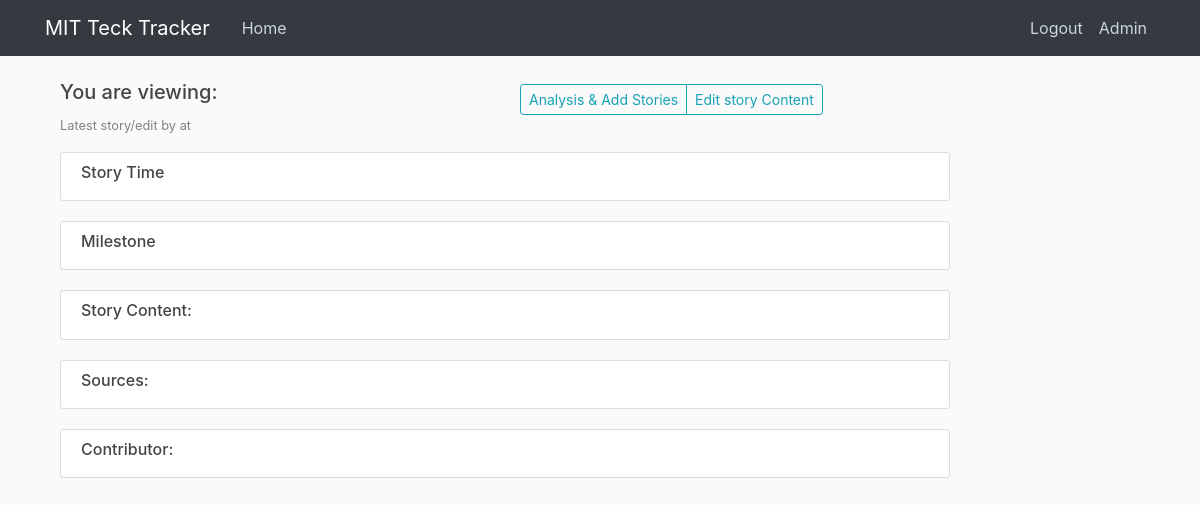
The page /view_log/8 (signed in) on the database as committed earlier.
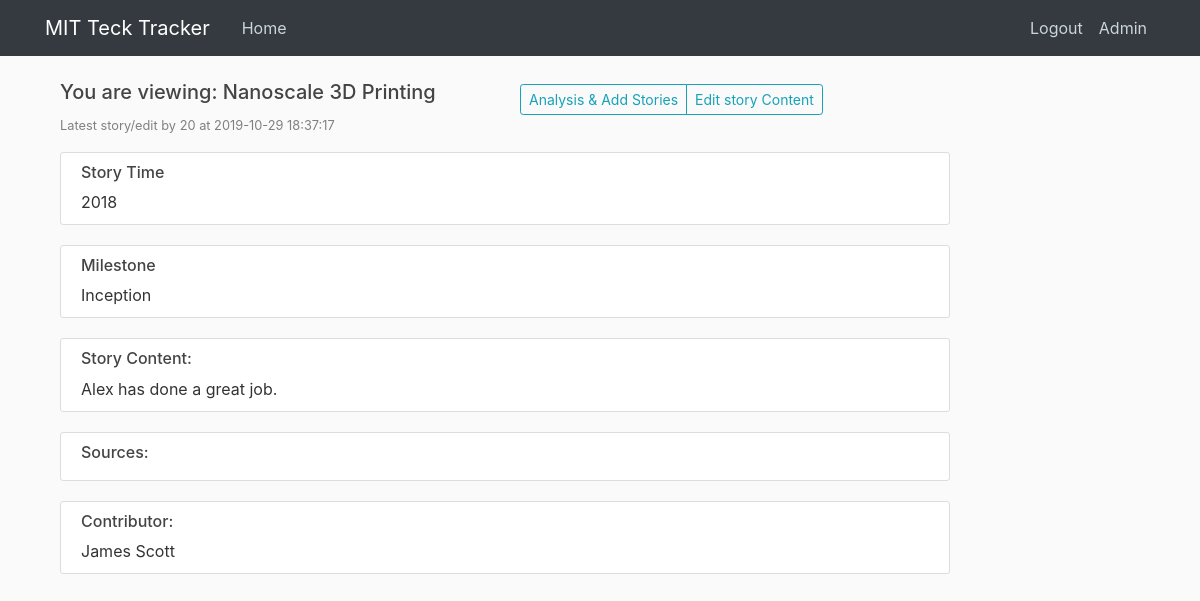
The same page on the database as committed later.
### tables this page shows
CREATE TABLE tech_story_log (
  log_s_id integer PRIMARY KEY autoincrement,
  contributor integer NOT NULL,
  contribute_time timestamp without time zone NOT NULL,
  tech_name text NOT NULL,
  story_year integer NOT NULL,
  story_date text,
  story_content text NOT NULL,
  milestone text NOT NULL,
  sources text,
  change_committed timestamp without time zone
);

CREATE TABLE users (
  user_id integer PRIMARY KEY autoincrement, -- SERIAL PRIMARY KEY,
  username text,
  email text NOT NULL,
  password text NOT NULL,
  can_scout boolean DEFAULT True,
  can_analyse boolean DEFAULT True,
  can_edit boolean DEFAULT False,
  admin boolean DEFAULT False
);

### app.py (the view)
@app.route("/view_log/<log_s_id>", methods = ['GET', 'POST'])
@app.route("/view_log/<log_s_id>/<mode>", methods = ['GET', 'POST'])
def view_log(log_s_id, mode = 'analytics'):
    user = get_current_user()
    if not user:
        return redirect(url_for('login'))
    if user['can_analyse'] == 0:
        flash('No access to TechAnalytics. Please contact administrators', 'danger')
        return redirect(url_for('home'))
    db = get_db()
    story_cur = db.execute('''
                            select *, datetime(contribute_time,'unixepoch') contribute_time_dt
                            from tech_story_log tsl join users
                            on contributor = user_id
                            where log_s_id = ?
                            ''', [log_s_id])
    story = story_cur.fetchone()
    return render_template('view_log.html', title='View Tech Story', user = user, story = story, mode=mode)

### app.py (called while the page is built)
def get_current_user():
    user_result = None
    if 'user' in session:
        user_email = session['user']
        db = get_db()
        user_cur = db.execute('select user_id, email, password, can_scout, can_analyse, can_edit, admin from users where email = ?', [user_email])
        user_result = user_cur.fetchone()
    return user_result

### dbTest.py (called while the page is built)
def connect_db(RowMode=True):
    sql = sqlite3.connect(dbpath)
    if RowMode:
        sql.row_factory = sqlite3.Row
    else:
        sql.row_factory = lambda cursor, row: row[0]
    return sql

def get_db():
    if not hasattr(g, 'sqlite3_db'):
        g.sqlite_db = connect_db()
    return g.sqlite_db

### templates/view_log.html (shortened to what this page needs)
{% extends "layout.html" %}
{% from "show_links.html" import show_links %}
{% block nav %}
{{ show_links(user) }}
{% endblock %}
{% block content %}
<div div class="col-lg-12">
  <div class = "row">
    <div class = "col">
      <h5>You are viewing: {{ story['tech_name']}} </h5>
      <p><small><font color="grey">Latest story/edit by {{ story['contributor'] }} at {{ story['contribute_time_dt'] }}</font></small></p>
    </div>
    <div class = "col">
      <div class="btn-group btn-group-sm pull-right mt-1" role="group">
        {% if mode == 'edit' %}
          <a href="{{ url_for('commit_story', log_s_id = story['log_s_id']) }}" role="button"  class="btn {% if user['admin'] == 0 %}  btn-outline-secondary disabled {% else %} btn-outline-info {% endif %}">Commit to the main database</a>
        {% else %}
          <a href="{{ url_for('tech_analytics', tech=story['tech_name']) }}" role="button"  class="btn btn-outline-info ">Analysis & Add Stories</a>
        {% endif %}
        <a href="{{ url_for('edit_log', log_s_id=story['log_s_id']) }}" role="button"  class="btn  {% if user['can_edit'] == 0 %}  btn-outline-secondary disabled {% else %} btn-outline-info {% endif %} pull-right">Edit story Content</a>
      </div>
    </div>
  </div>
    <div class = "content-section">
      <h6>Story Time</h6>
      {{ story['story_year']}} {% if story['story_date'] %} story['story_date'] {% endif %}
    </div>
    <div class = "content-section">
    <h6>Milestone</h6>
      {% if story['milestone'] != 'None' %}  {{ story['milestone'] }} {% else %} This is a non-milestone story {% endif %}
    </div>
    <div class = "content-section">
    <h6>Story Content: </h6>
      {{ story['story_content']}}
    </div>
    <div class = "content-section">
    <h6>Sources: </h6>
    </div>
    <div class = "content-section">
    <h6>Contributor: </h6>
      {{ story['username'] }}
    </div>
</div>
{% endblock content %}

Rows that differ between the two databases and show on the page:
added tech_story_log: tech_name "Nanoscale 3D Printing", contributor "20", story_year "2018", milestone "Inception", story_content "Alex has done a great job."
added users: username "James Scott"
Other text that changed with them:
{{ story['contribute_time_dt'] }}: (not shown) → "2019-10-29 18:37:17"
